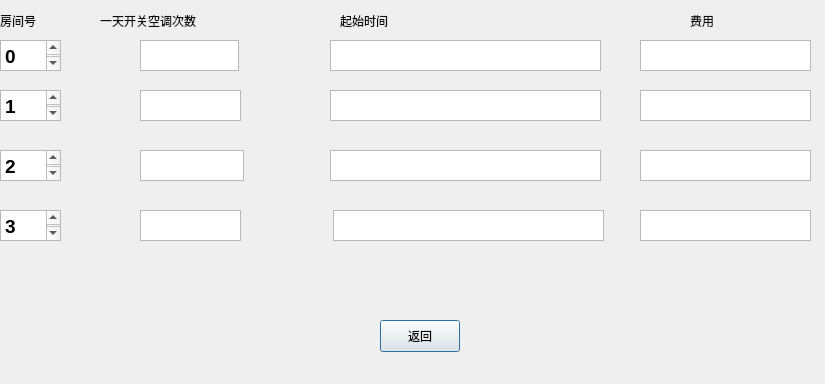
<?xml version="1.0" encoding="UTF-8"?>
<ui version="4.0">
 <class>Dialog5</class>
 <widget class="QDialog" name="Dialog5">
  <property name="geometry">
   <rect>
    <x>0</x>
    <y>0</y>
    <width>825</width>
    <height>384</height>
   </rect>
  </property>
  <property name="windowTitle">
   <string>Dialog</string>
  </property>
  <widget class="QLabel" name="label">
   <property name="geometry">
    <rect>
     <x>0</x>
     <y>0</y>
     <width>71</width>
     <height>41</height>
    </rect>
   </property>
   <property name="styleSheet">
    <string notr="true">font: 75 14pt &quot;Agency FB&quot;;
color: rgb(11, 11, 11);</string>
   </property>
   <property name="text">
    <string>房间号</string>
   </property>
  </widget>
  <widget class="QTextEdit" name="textEdit">
   <property name="geometry">
    <rect>
     <x>0</x>
     <y>40</y>
     <width>61</width>
     <height>31</height>
    </rect>
   </property>
   <property name="html">
    <string>&lt;!DOCTYPE HTML PUBLIC &quot;-//W3C//DTD HTML 4.0//EN&quot; &quot;http://www.w3.org/TR/REC-html40/strict.dtd&quot;&gt;
&lt;html&gt;&lt;head&gt;&lt;meta name=&quot;qrichtext&quot; content=&quot;1&quot; /&gt;&lt;style type=&quot;text/css&quot;&gt;
p, li { white-space: pre-wrap; }
&lt;/style&gt;&lt;/head&gt;&lt;body style=&quot; font-family:'SimSun'; font-size:9pt; font-weight:400; font-style:normal;&quot;&gt;
&lt;p style=&quot; margin-top:0px; margin-bottom:0px; margin-left:0px; margin-right:0px; -qt-block-indent:0; text-indent:0px;&quot;&gt;&lt;span style=&quot; font-size:14pt; font-weight:600;&quot;&gt;0&lt;/span&gt;&lt;/p&gt;&lt;/body&gt;&lt;/html&gt;</string>
   </property>
  </widget>
  <widget class="QLabel" name="label_2">
   <property name="geometry">
    <rect>
     <x>100</x>
     <y>0</y>
     <width>191</width>
     <height>41</height>
    </rect>
   </property>
   <property name="styleSheet">
    <string notr="true">font: 75 14pt &quot;Agency FB&quot;;
color: rgb(11, 11, 11);</string>
   </property>
   <property name="text">
    <string>一天开关空调次数</string>
   </property>
  </widget>
  <widget class="QTextEdit" name="textEdit_2">
   <property name="geometry">
    <rect>
     <x>140</x>
     <y>40</y>
     <width>99</width>
     <height>31</height>
    </rect>
   </property>
  </widget>
  <widget class="QLabel" name="label_3">
   <property name="geometry">
    <rect>
     <x>340</x>
     <y>0</y>
     <width>91</width>
     <height>41</height>
    </rect>
   </property>
   <property name="styleSheet">
    <string notr="true">font: 75 14pt &quot;Agency FB&quot;;
color: rgb(11, 11, 11);</string>
   </property>
   <property name="text">
    <string>起始时间</string>
   </property>
  </widget>
  <widget class="QTextEdit" name="textEdit_3">
   <property name="geometry">
    <rect>
     <x>330</x>
     <y>40</y>
     <width>271</width>
     <height>31</height>
    </rect>
   </property>
  </widget>
  <widget class="QLabel" name="label_5">
   <property name="geometry">
    <rect>
     <x>690</x>
     <y>0</y>
     <width>51</width>
     <height>41</height>
    </rect>
   </property>
   <property name="styleSheet">
    <string notr="true">font: 75 14pt &quot;Agency FB&quot;;
color: rgb(11, 11, 11);</string>
   </property>
   <property name="text">
    <string>费用</string>
   </property>
  </widget>
  <widget class="QTextEdit" name="textEdit_5">
   <property name="geometry">
    <rect>
     <x>640</x>
     <y>40</y>
     <width>171</width>
     <height>31</height>
    </rect>
   </property>
  </widget>
  <widget class="QPushButton" name="pushButton_7">
   <property name="geometry">
    <rect>
     <x>380</x>
     <y>320</y>
     <width>80</width>
     <height>32</height>
    </rect>
   </property>
   <property name="styleSheet">
    <string notr="true">font: 75 14pt &quot;Agency FB&quot;;
</string>
   </property>
   <property name="text">
    <string>返回</string>
   </property>
  </widget>
  <widget class="QTextEdit" name="textEdit_4">
   <property name="geometry">
    <rect>
     <x>0</x>
     <y>90</y>
     <width>61</width>
     <height>31</height>
    </rect>
   </property>
   <property name="html">
    <string>&lt;!DOCTYPE HTML PUBLIC &quot;-//W3C//DTD HTML 4.0//EN&quot; &quot;http://www.w3.org/TR/REC-html40/strict.dtd&quot;&gt;
&lt;html&gt;&lt;head&gt;&lt;meta name=&quot;qrichtext&quot; content=&quot;1&quot; /&gt;&lt;style type=&quot;text/css&quot;&gt;
p, li { white-space: pre-wrap; }
&lt;/style&gt;&lt;/head&gt;&lt;body style=&quot; font-family:'SimSun'; font-size:9pt; font-weight:400; font-style:normal;&quot;&gt;
&lt;p style=&quot; margin-top:0px; margin-bottom:0px; margin-left:0px; margin-right:0px; -qt-block-indent:0; text-indent:0px;&quot;&gt;&lt;span style=&quot; font-size:14pt; font-weight:600;&quot;&gt;1&lt;/span&gt;&lt;/p&gt;&lt;/body&gt;&lt;/html&gt;</string>
   </property>
  </widget>
  <widget class="QTextEdit" name="textEdit_6">
   <property name="geometry">
    <rect>
     <x>140</x>
     <y>90</y>
     <width>101</width>
     <height>31</height>
    </rect>
   </property>
  </widget>
  <widget class="QTextEdit" name="textEdit_7">
   <property name="geometry">
    <rect>
     <x>330</x>
     <y>90</y>
     <width>271</width>
     <height>31</height>
    </rect>
   </property>
  </widget>
  <widget class="QTextEdit" name="textEdit_8">
   <property name="geometry">
    <rect>
     <x>640</x>
     <y>90</y>
     <width>171</width>
     <height>31</height>
    </rect>
   </property>
  </widget>
  <widget class="QTextEdit" name="textEdit_9">
   <property name="geometry">
    <rect>
     <x>0</x>
     <y>150</y>
     <width>61</width>
     <height>31</height>
    </rect>
   </property>
   <property name="html">
    <string>&lt;!DOCTYPE HTML PUBLIC &quot;-//W3C//DTD HTML 4.0//EN&quot; &quot;http://www.w3.org/TR/REC-html40/strict.dtd&quot;&gt;
&lt;html&gt;&lt;head&gt;&lt;meta name=&quot;qrichtext&quot; content=&quot;1&quot; /&gt;&lt;style type=&quot;text/css&quot;&gt;
p, li { white-space: pre-wrap; }
&lt;/style&gt;&lt;/head&gt;&lt;body style=&quot; font-family:'SimSun'; font-size:9pt; font-weight:400; font-style:normal;&quot;&gt;
&lt;p style=&quot; margin-top:0px; margin-bottom:0px; margin-left:0px; margin-right:0px; -qt-block-indent:0; text-indent:0px;&quot;&gt;&lt;span style=&quot; font-size:14pt; font-weight:600;&quot;&gt;2&lt;/span&gt;&lt;/p&gt;&lt;/body&gt;&lt;/html&gt;</string>
   </property>
  </widget>
  <widget class="QTextEdit" name="textEdit_10">
   <property name="geometry">
    <rect>
     <x>140</x>
     <y>150</y>
     <width>104</width>
     <height>31</height>
    </rect>
   </property>
  </widget>
  <widget class="QTextEdit" name="textEdit_11">
   <property name="geometry">
    <rect>
     <x>330</x>
     <y>150</y>
     <width>271</width>
     <height>31</height>
    </rect>
   </property>
  </widget>
  <widget class="QTextEdit" name="textEdit_12">
   <property name="geometry">
    <rect>
     <x>640</x>
     <y>150</y>
     <width>171</width>
     <height>31</height>
    </rect>
   </property>
  </widget>
  <widget class="QTextEdit" name="textEdit_13">
   <property name="geometry">
    <rect>
     <x>0</x>
     <y>210</y>
     <width>61</width>
     <height>31</height>
    </rect>
   </property>
   <property name="html">
    <string>&lt;!DOCTYPE HTML PUBLIC &quot;-//W3C//DTD HTML 4.0//EN&quot; &quot;http://www.w3.org/TR/REC-html40/strict.dtd&quot;&gt;
&lt;html&gt;&lt;head&gt;&lt;meta name=&quot;qrichtext&quot; content=&quot;1&quot; /&gt;&lt;style type=&quot;text/css&quot;&gt;
p, li { white-space: pre-wrap; }
&lt;/style&gt;&lt;/head&gt;&lt;body style=&quot; font-family:'SimSun'; font-size:9pt; font-weight:400; font-style:normal;&quot;&gt;
&lt;p style=&quot; margin-top:0px; margin-bottom:0px; margin-left:0px; margin-right:0px; -qt-block-indent:0; text-indent:0px;&quot;&gt;&lt;span style=&quot; font-size:14pt; font-weight:600;&quot;&gt;3&lt;/span&gt;&lt;/p&gt;&lt;/body&gt;&lt;/html&gt;</string>
   </property>
  </widget>
  <widget class="QTextEdit" name="textEdit_14">
   <property name="geometry">
    <rect>
     <x>140</x>
     <y>210</y>
     <width>101</width>
     <height>31</height>
    </rect>
   </property>
  </widget>
  <widget class="QTextEdit" name="textEdit_15">
   <property name="geometry">
    <rect>
     <x>333</x>
     <y>210</y>
     <width>271</width>
     <height>31</height>
    </rect>
   </property>
  </widget>
  <widget class="QTextEdit" name="textEdit_16">
   <property name="geometry">
    <rect>
     <x>640</x>
     <y>210</y>
     <width>171</width>
     <height>31</height>
    </rect>
   </property>
  </widget>
 </widget>
 <resources/>
 <connections/>
</ui>
